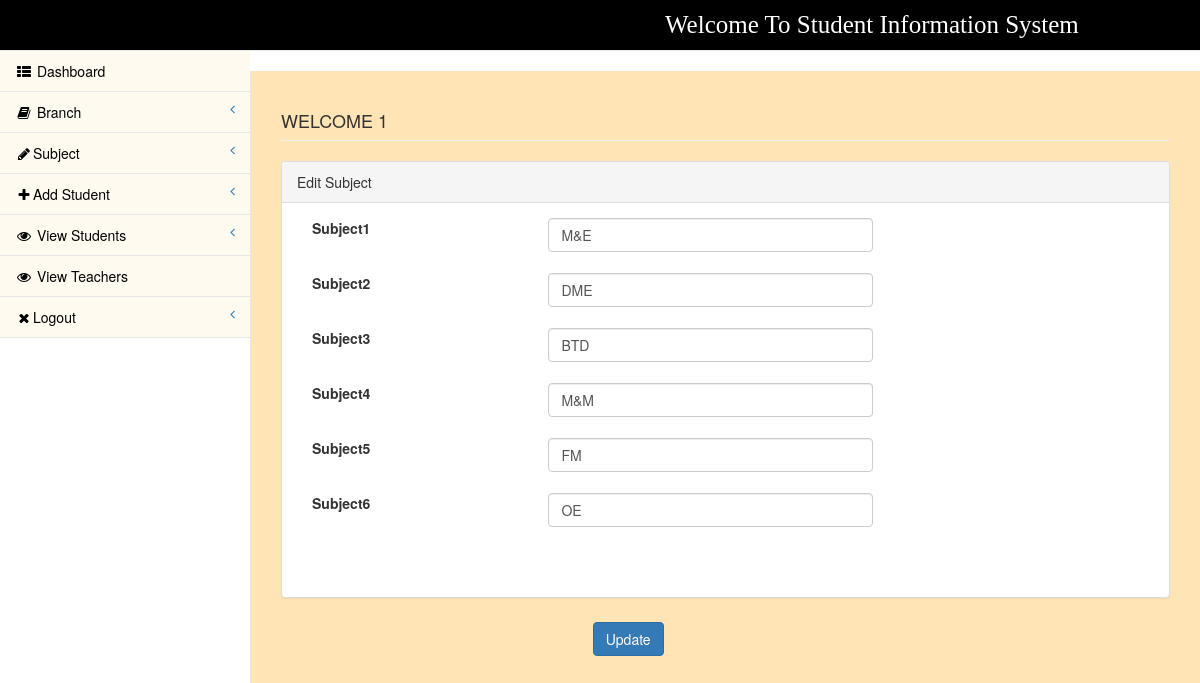
The app's page /pages/edit-sub.php?sid=4 (signed in) with its own data.
### tables this page shows
CREATE TABLE IF NOT EXISTS `subject` (
  `subid` int(11) NOT NULL AUTO_INCREMENT,
  `cshort` varchar(50) NOT NULL,
  `cfull` varchar(250) NOT NULL,
  `sub1` varchar(250) NOT NULL,
  `sub2` varchar(250) NOT NULL,
  `sub3` varchar(250) NOT NULL,
  `sub4` varchar(250) NOT NULL,
  `sub5` varchar(250) NOT NULL,
  `sub6` varchar(250) NOT NULL,
  PRIMARY KEY (`subid`)
);

### config/DbFunction.php (called while the page is built, shortened)
<?php
class DbFunction{
function showSubject1($sid){
	$db = Database::getInstance();
	$mysqli = $db->getConnection();
	$query = "SELECT * FROM subject where subid='$sid' ";
	$stmt= $mysqli->query($query);
	return $stmt;
}
}
?>

### pages/edit-sub.php (the view, shortened to what this page needs)
<?php
include('../config/DbFunction.php');
 $obj=new DbFunction();
    $id=$_GET['sid'];
    $rs=$obj->showSubject1($id);
    $res=$rs->fetch_object();
?>
<!DOCTYPE html>
<html lang="en">
<head>
<link href="../bower_components/bootstrap/dist/css/bootstrap.min.css"
	rel="stylesheet">
<link href="../bower_components/metisMenu/dist/metisMenu.min.css"
	rel="stylesheet">
<link href="../dist/css/sb-admin-2.css" rel="stylesheet">
<link href="../bower_components/font-awesome/css/font-awesome.min.css"
	rel="stylesheet" type="text/css">
</head>
<body>
<form method="post" >
	<div id="wrapper">
		<?php include('leftbar.php')?>;
		<div id="page-wrapper">
			<div class="row">
				<div class="col-lg-12">
					<h4 class="page-header"> <?php echo strtoupper("welcome"." ".htmlentities($_SESSION['login']));?></h4>
				</div>
			</div>
			<div class="row">
				<div class="col-lg-12">
					<div class="panel panel-default">
						<div class="panel-heading">Edit Subject</div>
						<div class="panel-body">
							<div class="row">
						 	<div class="col-lg-10">
										<div class="form-group">
											<div class="col-lg-4">
					 <label>Subject1</label>
											</div>
											<div class="col-lg-6">
  <input class="form-control" name="sub1" id="sub1"  value="<?php echo $res->sub1;?>" required="required">
											</div>
										</div>
								<br><br>
		<div class="form-group">
		<div class="col-lg-4">
		<label>Subject2</label>
		</div>
		<div class="col-lg-6">
<input class="form-control" name="sub2" id="sub2" value="<?php echo $res->sub2;?>" required="required">
		</div>
	 </div>
	 <br><br>
			<div class="form-group">
		<div class="col-lg-4">
		<label>Subject3</label>
		</div>
		<div class="col-lg-6">
<input class="form-control" name="sub3" id="sub3" value="<?php echo $res->sub3;?>" required="required">
		</div>
	 </div>
    <br><br>
                                <div class="form-group">
		<div class="col-lg-4">
		<label>Subject4</label>
		</div>
		<div class="col-lg-6">
<input class="form-control" name="sub4" id="sub4" value="<?php echo $res->sub4;?>" required="required">
		</div>
	 </div>
    <br><br>
                                <div class="form-group">
		<div class="col-lg-4">
		<label>Subject5</label>
		</div>
		<div class="col-lg-6">
<input class="form-control" name="sub5" id="sub5" value="<?php echo $res->sub5;?>" required="required">
		</div>
	 </div>
    <br><br>
                                <div class="form-group">
		<div class="col-lg-4">
		<label>Subject6</label>
		</div>
		<div class="col-lg-6">
<input class="form-control" name="sub6" id="sub6" value="<?php echo $res->sub6;?>" required="required">
		</div>
	 </div>
	</div>
	</div>
	</div>
		<br><br>
							<div class="form-group">
											<div class="col-lg-4">
											</div>
											<div class="col-lg-6"><br><br>
							<input type="submit" class="btn btn-primary" name="update" value="Update"></button>
											</div>
										</div>
				</div>
					</div>
							</div>
						</div>
					</div>
</form>
</body>
</html>

### records on screen
subject: sub1 "M&E", sub2 "DME", sub3 "BTD", sub4 "M&M", sub5 "FM", sub6 "OE"
